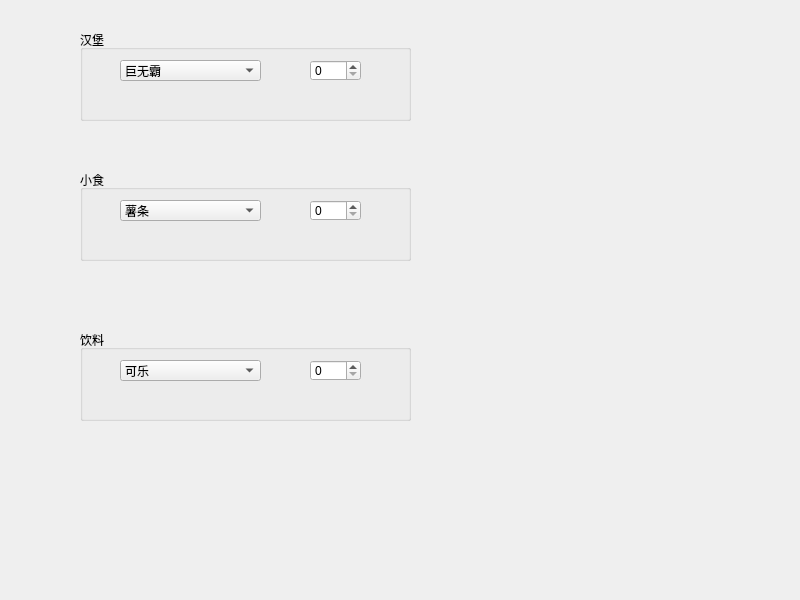
<?xml version="1.0" encoding="UTF-8"?>
<ui version="4.0">
 <class>Widget</class>
 <widget class="QWidget" name="Widget">
  <property name="geometry">
   <rect>
    <x>0</x>
    <y>0</y>
    <width>800</width>
    <height>600</height>
   </rect>
  </property>
  <property name="windowTitle">
   <string>Widget</string>
  </property>
  <widget class="QGroupBox" name="groupBox">
   <property name="geometry">
    <rect>
     <x>80</x>
     <y>30</y>
     <width>331</width>
     <height>91</height>
    </rect>
   </property>
   <property name="title">
    <string>汉堡</string>
   </property>
   <widget class="QComboBox" name="comboBox">
    <property name="geometry">
     <rect>
      <x>40</x>
      <y>30</y>
      <width>141</width>
      <height>21</height>
     </rect>
    </property>
    <item>
     <property name="text">
      <string>巨无霸</string>
     </property>
    </item>
    <item>
     <property name="text">
      <string>香辣鸡腿堡</string>
     </property>
    </item>
    <item>
     <property name="text">
      <string>培根酥脆双层牛堡</string>
     </property>
    </item>
   </widget>
   <widget class="QSpinBox" name="spinBox">
    <property name="geometry">
     <rect>
      <x>230</x>
      <y>30</y>
      <width>51</width>
      <height>21</height>
     </rect>
    </property>
   </widget>
  </widget>
  <widget class="QGroupBox" name="groupBox_2">
   <property name="geometry">
    <rect>
     <x>80</x>
     <y>170</y>
     <width>331</width>
     <height>91</height>
    </rect>
   </property>
   <property name="title">
    <string>小食</string>
   </property>
   <widget class="QComboBox" name="comboBox_2">
    <property name="geometry">
     <rect>
      <x>40</x>
      <y>30</y>
      <width>141</width>
      <height>21</height>
     </rect>
    </property>
    <item>
     <property name="text">
      <string>薯条</string>
     </property>
    </item>
    <item>
     <property name="text">
      <string>鸡翅</string>
     </property>
    </item>
   </widget>
   <widget class="QSpinBox" name="spinBox_2">
    <property name="geometry">
     <rect>
      <x>230</x>
      <y>30</y>
      <width>51</width>
      <height>21</height>
     </rect>
    </property>
   </widget>
  </widget>
  <widget class="QGroupBox" name="groupBox_3">
   <property name="geometry">
    <rect>
     <x>80</x>
     <y>330</y>
     <width>331</width>
     <height>91</height>
    </rect>
   </property>
   <property name="title">
    <string>饮料</string>
   </property>
   <widget class="QComboBox" name="comboBox_3">
    <property name="geometry">
     <rect>
      <x>40</x>
      <y>30</y>
      <width>141</width>
      <height>21</height>
     </rect>
    </property>
    <item>
     <property name="text">
      <string>可乐</string>
     </property>
    </item>
    <item>
     <property name="text">
      <string>雪碧</string>
     </property>
    </item>
   </widget>
   <widget class="QSpinBox" name="spinBox_3">
    <property name="geometry">
     <rect>
      <x>230</x>
      <y>30</y>
      <width>51</width>
      <height>21</height>
     </rect>
    </property>
   </widget>
  </widget>
 </widget>
 <resources/>
 <connections/>
</ui>
